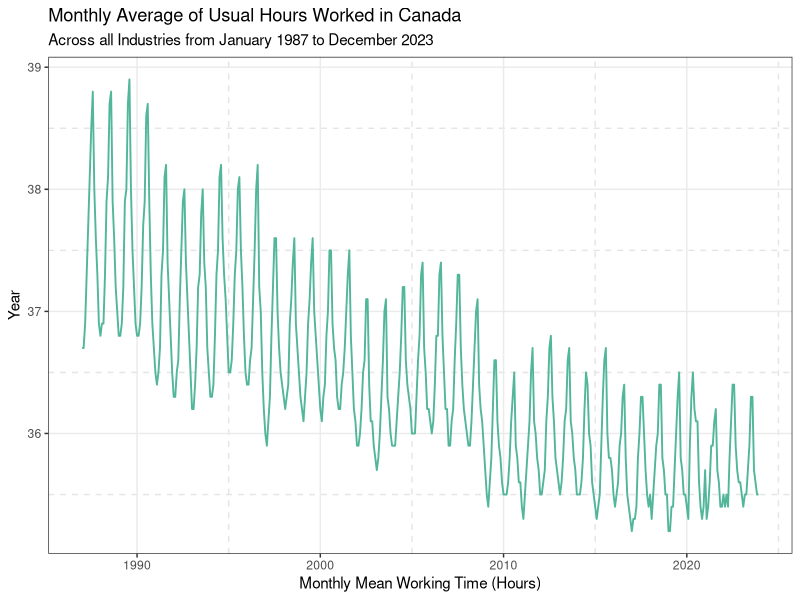
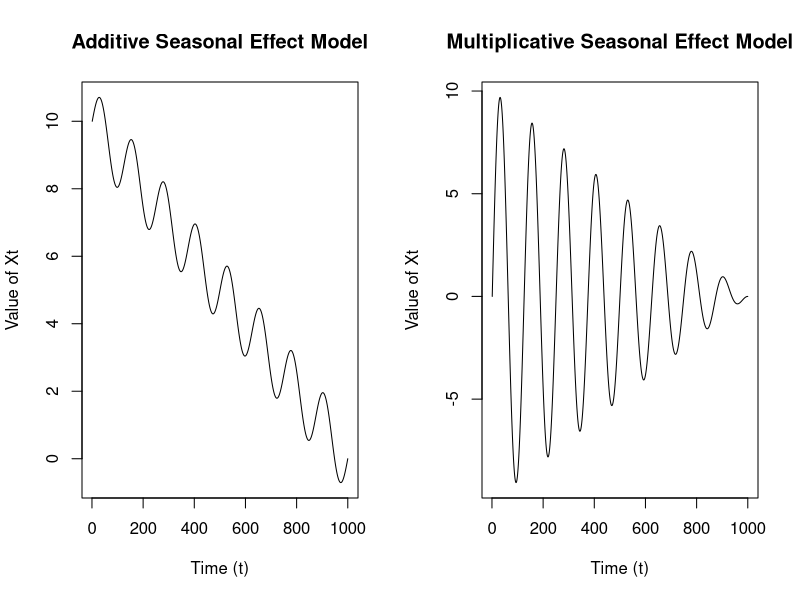

Write the R code that produced these figures, in order.
## ---- chunk 1
knitr::opts_chunk$set(echo = TRUE)
library(zoo)
library(tseries)
library(ggplot2)
library(reshape2)
## ---- chunk 2
df <- read.csv("usual_hours_worked_ca.csv")

jobseries = ts(data = df$Hours, start = c(1987, 1),  frequency = 12)

p1data = fortify.zoo(jobseries)
p1 <- ggplot(p1data, aes(x = Index, y = jobseries)) +
  geom_line(color = "#52b69a", linewidth = 0.65) +
  labs(
    title = "Monthly Average of Usual Hours Worked in Canada",
    subtitle = "Across all Industries from January 1987 to December 2023",
    x = "Monthly Mean Working Time (Hours)",
    y = "Year"
  ) + theme_bw() +
  theme(panel.grid.minor = element_line(
    color = "grey90",
    linetype = "dashed",
    linewidth = 0.5
  ))
print(p1)
## ---- chunk 3
st = 2*seq(from = 0, to = 8*pi, length.out = 1000)
mt = seq(from = 10, to = 0, length.out = 1000)
par(mfrow = c(1,2))
plot( mt + sin( st ), type = 'l',
      ylab = "Value of Xt", xlab = "Time (t)",
      main = "Additive Seasonal Effect Model")
plot( mt*sin(st), type = 'l',
      ylab = "Value of Xt", xlab = "Time (t)",
      main = "Multiplicative Seasonal Effect Model")
## ---- chunk 4
train <- window(jobseries, 
           # starting at the beginning of 1987
           start = 1987, 
           # ending at the end of 2021
           end = c(2021, 12), 
           # monthly
           frequency = 12)

# get test data
test <- window(jobseries,
               start = c(2022, 1),
               end = c(2023, 12),
               frequency = 12)
# verify we've done things correctly
all.equal(length(test) + length(train),
          length(jobseries),
          nrow(df))
## ---- chunk 5
# Code block for Task 1c
## ---- chunk 6
# Code block for Task 1d
## ---- chunk 7
# Code block for Task 2a
## ---- chunk 8
# Code block for Task 2b
## ---- chunk 9
# Code block for Task 2c
## ---- chunk 10
# Code block for Task 2d
## ---- chunk 11
# Code block for Task 3i
## ---- chunk 12
# Code block for Task 3ii
## ---- chunk 13
# Code block for Task 3iii
## ---- chunk 14
# Code block for summarizing the simulation study results
